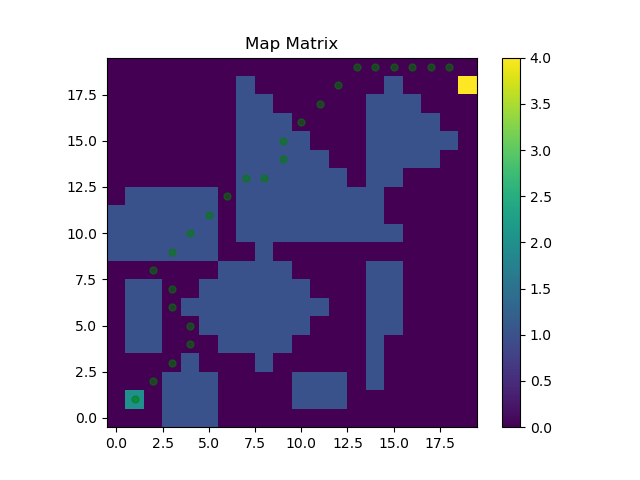

This chart was generated by the following Python code:
import heapq
import matplotlib.pyplot as plt

class GBFS:
    def __init__(self, space_limit, start, end, polygons):
        self.space_limit = space_limit
        self.start = start
        self.end = end
        self.polygons = polygons

    # Define a function to calculate the Euclidean distance between two points
    def euclidean(self, p1, p2):
        # Unpack the coordinates of the points
        x1, y1 = p1
        x2, y2 = p2
        # Calculate the distance using the formula
        distance = ((x1 - x2) ** 2 + (y1 - y2) ** 2) ** 0.5
        # Return the distance
        return distance
    
     # Define a function to calculate the total cost of the path 
    def total_cost(self, path):
        cost = 0
        for i in range(len(path) - 1):
            x1, y1 = path[i]
            x2, y2 = path[i+1]
            cost += self.euclidean((x1,y1),(x2,y2))
        return cost
    
    # Define a function to check if a point is inside any polygon
    def is_inside_polygon(self, point):
        x, y = point
        oddNodes = False
        # Loop through all the polygons
        for polygon in self.polygons:
            j = len(polygon) - 1
            # Loop through all the edges of the polygon
            for i in range(len(polygon)):
                xi, yi = polygon[i][:2]
                xj, yj = polygon[j][:2]
                # Check if the point is between the y-coordinates of the edge
                if (yi < y and yj >= y) or (yj < y and yi >= y):
                    # Check if the point is to the left of the edge
                    if xi + ((y - yi) / (yj - yi)) * (xj - xi) < x:
                        # Toggle the oddNodes flag
                        oddNodes = not oddNodes
                j = i
            # If the point is inside the polygon, return True
            if oddNodes:
                return True
        # If the point is not inside any polygon, return False
        return False

    # Define a function to check if a line segment crosses any polygon
    def is_crossing_polygon(self, p1, p2):
        # Loop through all the polygons
        for polygon in self.polygons:
            j = len(polygon) - 1
            # Loop through all the edges of the polygon
            for i in range(len(polygon)):
                # Get the coordinates of the edge
                x1, y1 = polygon[i][:2]
                x2, y2 = polygon[j][:2]
        
                s1_x = p2[0] - p1[0]
                s1_y = p2[1] - p1[1]
                s2_x = x2 - x1
                s2_y = y2 - y1
                # Calculate the denominator
                denom = (-s2_x * s1_y + s1_x * s2_y)
                # Check if the denominator is zero
                if denom == 0:
                    # The line segments are parallel, return False
                    return False
                # Otherwise, calculate the numerator and the fraction
                s = (-s1_y * (p1[0] - x1) + s1_x * (p1[1] - y1)) / denom
                t = ( s2_x * (p1[1] - y1) - s2_y * (p1[0] - x1)) / denom
                # Check if the fraction is between 0 and 1
                if 0 <= s <= 1 and 0 <= t <= 1:
                    # The line segments intersect, return True
                    return True
                j = i
        # If the line segment does not cross any polygon, return False
        return False

    # Define a function to implement the greedy best first search algorithm
    def greedy_best_first_search(self):
        queue = [(self.euclidean(self.start, self.end), self.start)]
        visited = set()  # Initialize the set of visited points
        parent = {}  # Initialize the dictionary of parent points

        # Add the start point to visited set
        visited.add(self.start)

        while queue:
            cost, current = heapq.heappop(queue)
            if current == self.end:
                path = [self.end]
                while current in parent:
                    current = parent[current]
                    path.append(current)
                path.reverse()
                return path, cost
            # Add movements
            for dx, dy in [(-1, 0), (1, 0), (0, -1), (0, 1), (-1, -1), (-1, 1), (1, -1), (1, 1)]:
                x = current[0] + dx
                y = current[1] + dy

                # Check if the new point is within map boundaries and not visited
                if 0 <= x < len(self.space_limit[0]) and 0 <= y < len(self.space_limit) and self.space_limit[y][x] != 1 and (x, y) not in visited:
                    # Check if the new point is not inside any polygon
                    if not self.is_inside_polygon((x, y)):
                        h = self.euclidean((x, y), self.end)
                        heapq.heappush(queue, (h, (x, y)))
                        visited.add((x, y))  # Mark the current point as visited
                        parent[(x, y)] = current
        return None

# Call the function and print the result
import matplotlib.pyplot as plt
import numpy as np
from map import Map
from GBFS import GBFS

# Create map object and read data from input.txt file
map = Map()
map.create('input.txt')

# Initialize GBFS object with necessary parameters
gbfs = GBFS(map.matrix, map.map_info.points['start'], map.map_info.points['end'], map.map_info.obstacles)

# Find the best path using the GBFS algorithm
path, _ = gbfs.greedy_best_first_search()
cost = gbfs.total_cost(path)

# Display the result
print("Path:", path)
print("Cost:", cost)

# Plot the found path on the map matrix
plt.imshow(map.matrix, cmap='viridis', interpolation='nearest', origin='lower')
shortest_path = np.array(path)
plt.plot(shortest_path[:, 0], shortest_path[:, 1], 'go', markersize=5, alpha= 0.5)
plt.colorbar()
plt.title('Map Matrix')
plt.savefig("matplotlib.png")
plt.show()
